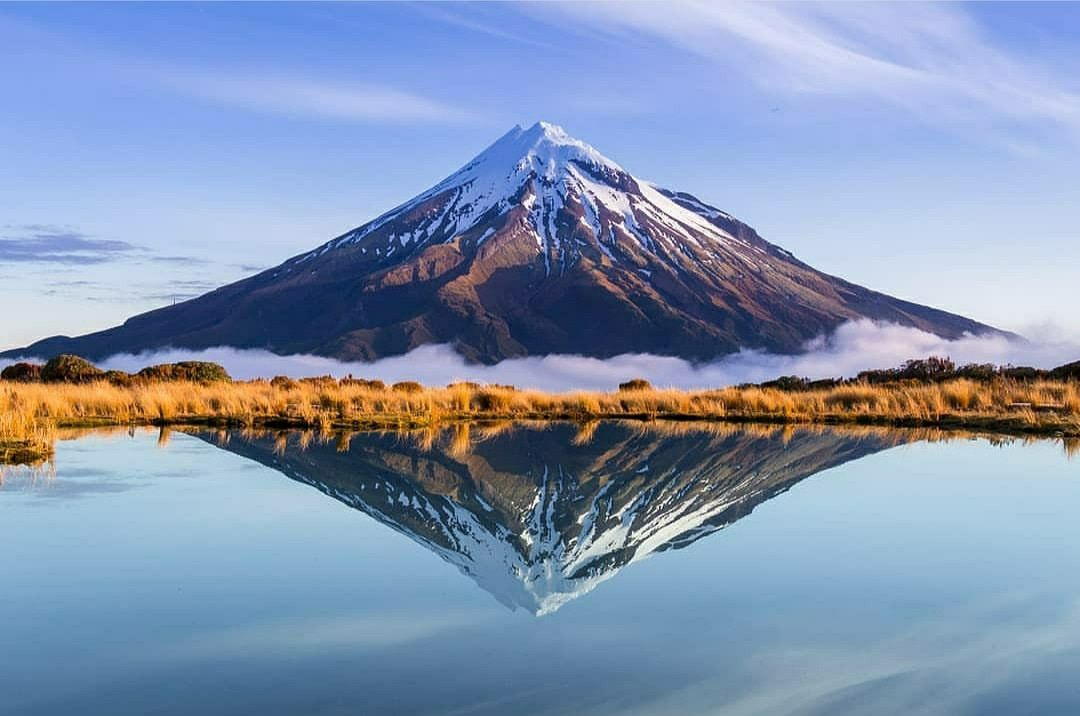
#> input picture Ph 21/A3/volcano.jpg, 1080 x 716 px, found by its file name
$ python image_trial.py   (older library calls are emulated)
#> lines starting #> are read from the running program, lines starting #| are printed output that depends on the picture

"""
Ph21 A3

Kyriacos Xanthos

This program uses different methods for
edge detection  on different images


"""

from PIL import Image
from PIL import ImageFilter
import numpy as np
import cv2
from matplotlib import pyplot as plt
from scipy.ndimage import filters


im = Image.open("/Users/lysi2/Documents/UNI_Caltech/Ph_21/A3/volcano.jpg")
#> im is the input picture: PIL image 1080x716 RGB; mean R, G, B 130.8, 148.5, 177.1

img = cv2.imread('volcano.jpg', 0)
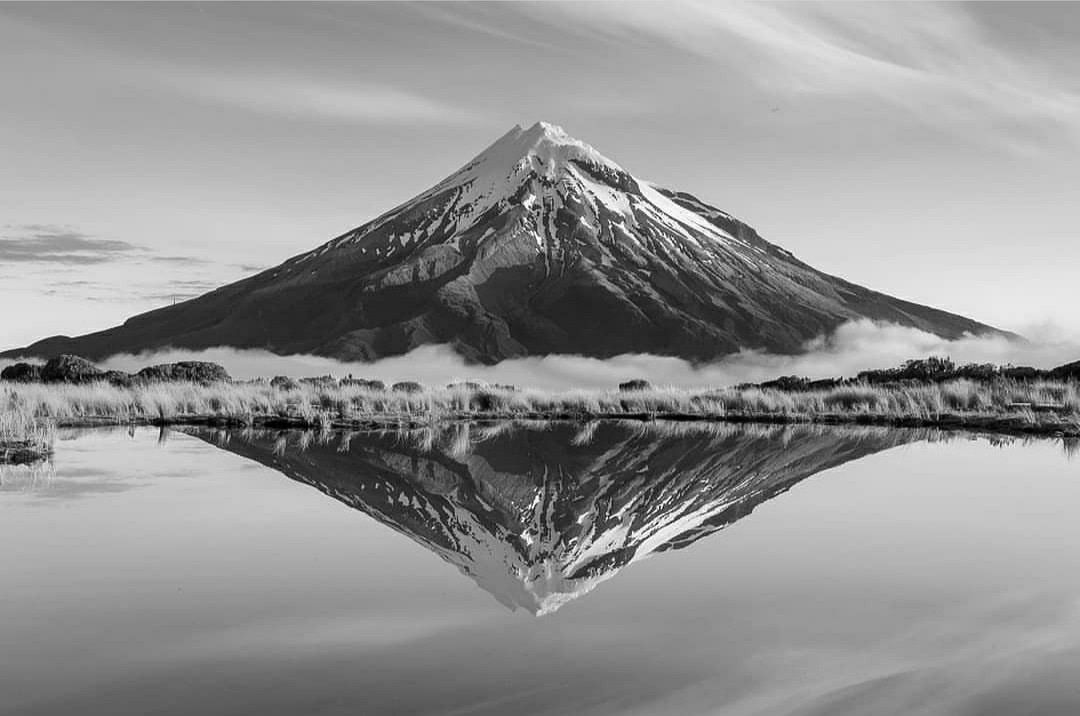
#> img: shape (716, 1080); min 0, max 255, mean 146.5

print(im.format, im.size, im.mode)
#| JPEG (1080, 716) RGB


def general_edges(input_image):
    imageWithEdges = input_image.filter(ImageFilter.FIND_EDGES)
    return imageWithEdges


def save_image(output_image, name):
    output_image.save(fp = name, format = "JPEG")


#original image

im_edges = general_edges(im)

#save_image(im_edges, name = "original_with_edges.png")

#using different blurs
im2 = im.filter(ImageFilter.GaussianBlur(radius = 0.5))
im3 = im.filter(ImageFilter.GaussianBlur(radius = 0.7))
im4 = im.filter(ImageFilter.GaussianBlur(radius = 1))
im2_edges = general_edges(im2)
im3_edges = general_edges(im3)
#> in general_edges (call 3), `imageWithEdges = input_image.filter(ImageFilter.FIND_EDGES)`:
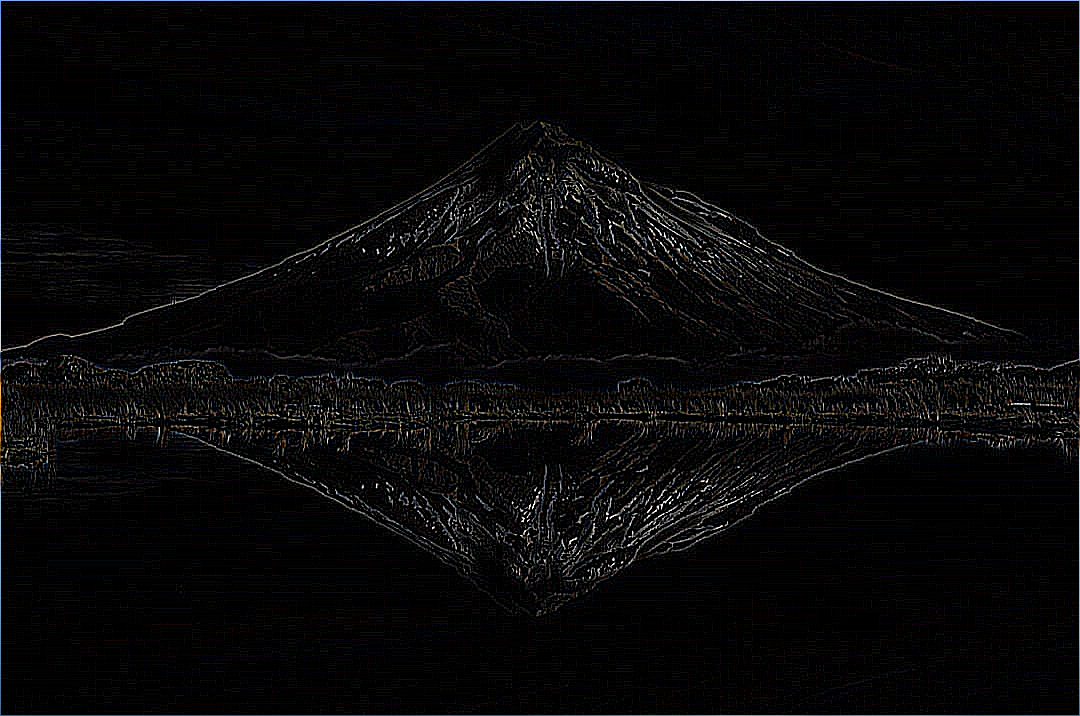
#> imageWithEdges: PIL image 1080x716 RGB; mean R, G, B 8.1, 8.1, 8.3
im4_edges = general_edges(im4)

all_methods_blurs = [im_edges, im2_edges, im3_edges, im4_edges]

def all_plots_blurs(all_methods_blurs):
    for blr in all_methods_blurs:
        plt.subplot(121),plt.imshow(img,cmap = 'gray')
        plt.title('Original Image'), plt.xticks([]), plt.yticks([])
        plt.subplot(122),plt.imshow(blr,cmap = 'gray')
        plt.title('Diff blur Edge Image'), plt.xticks([]), plt.yticks([])
        #plt.savefig("trial_both.png", dpi = 300)
        plt.show()
#> this loop made 4 passes
#> pass 1, in all_plots_blurs, `plt.show()`:
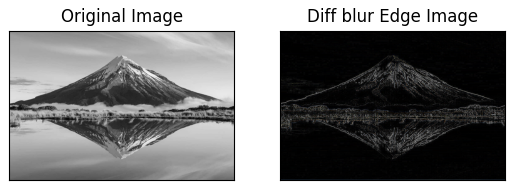
#> figure drawn by matplotlib, 2 panels

all_plots_blurs(all_methods_blurs)

# Part 5


sigmas = [0.1, 0.5, 1., 2.]

def gauss_der(im, sigma):
    Gx = np.zeros(im.shape);
    Gy = np.zeros(im.shape);
    # computing the x derivative
    filters.gaussian_filter(im, sigma=sigma, order=[1, 0], output=Gx,
                            mode='nearest')
    #computing the y derivative
    filters.gaussian_filter(im, sigma=sigma, order=[0, 1], output=Gy,
                            mode='nearest')
    magnitude = np.sqrt(Gx**2 + Gy**2)
    return magnitude


blurred = im.filter(ImageFilter.GaussianBlur(radius=1))
gray_blurred = np.array(blurred.convert('L'))


def diff_sigma_plots(sigmas):
    for sigma in sigmas:
        magnitude = gauss_der(gray_blurred, sigma)
        plt.imshow(magnitude,cmap = 'gray')
        plt.title('First derivative of gaussian with width:  ' + str(sigma)), plt.xticks([]), plt.yticks([])
        #plt.savefig("gauss1_der_blur" + str(sigma) +".png", dpi = 200)
        plt.show()

diff_sigma_plots(sigmas)


# Part 6


# Canny
edges_canny = cv2.Canny(img, 100, 100)
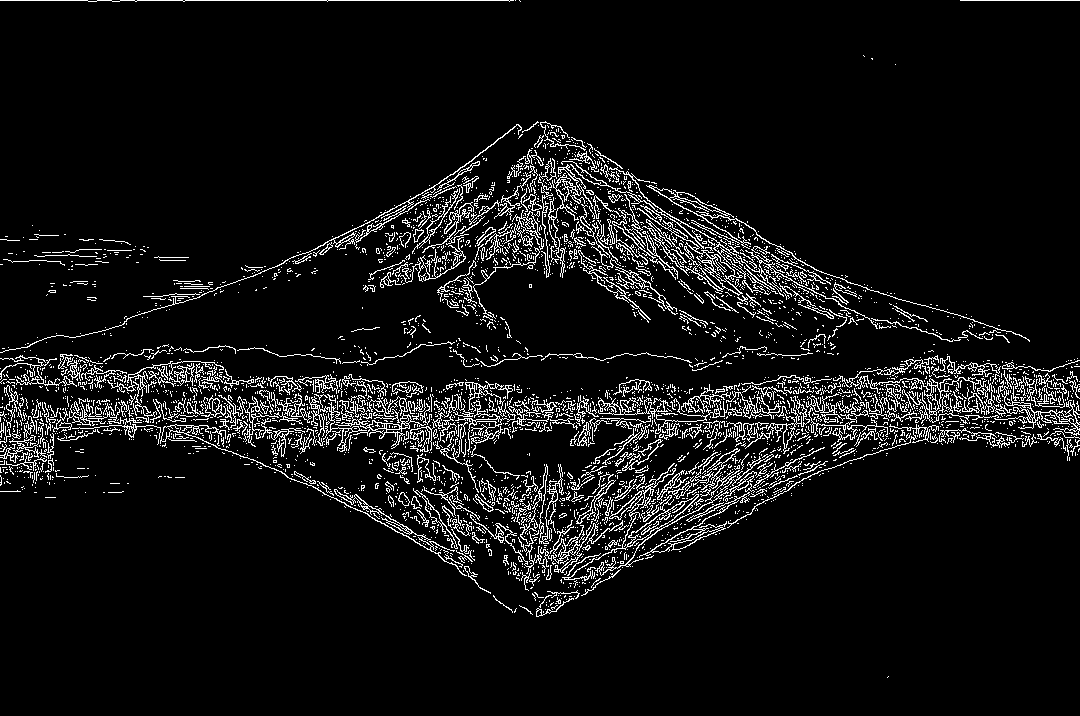
#> edges_canny: shape (716, 1080); 7% white in thin lines or dots

# Sobel
sobel_x = cv2.Sobel(img, cv2.CV_64F, 1, 0, ksize=5)
sobel_y = cv2.Sobel(img, cv2.CV_64F, 0, 1, ksize=5)
edges_sobel = np.hypot(sobel_x, sobel_y)
edges_sobel *= 255.0 / np.max(edges_sobel)


# Laplacian
edges_laplacian = cv2.Laplacian(img, cv2.CV_64F)
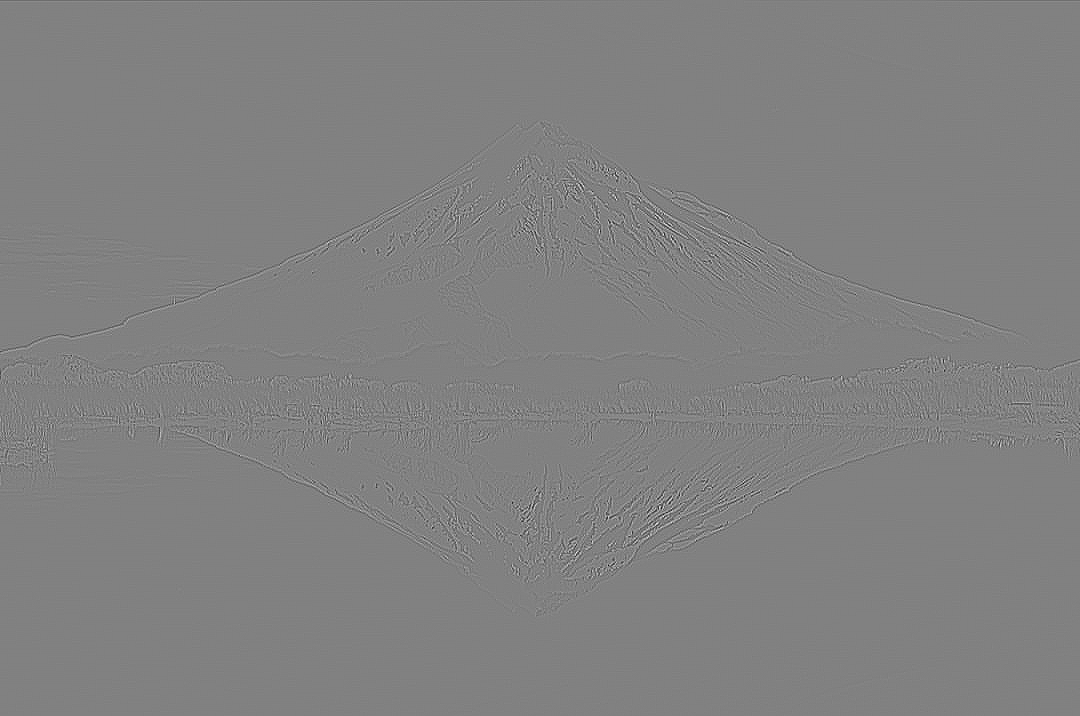
#> edges_laplacian: shape (716, 1080) float64; min -415, max 404, mean 0; drawn with min black and max white


# Scharr
schar_x = cv2.Scharr(img, cv2.CV_64F, 1, 0)
schar_y = cv2.Scharr(img, cv2.CV_64F, 0, 1)
edges_scharr = np.hypot(schar_x, schar_y)
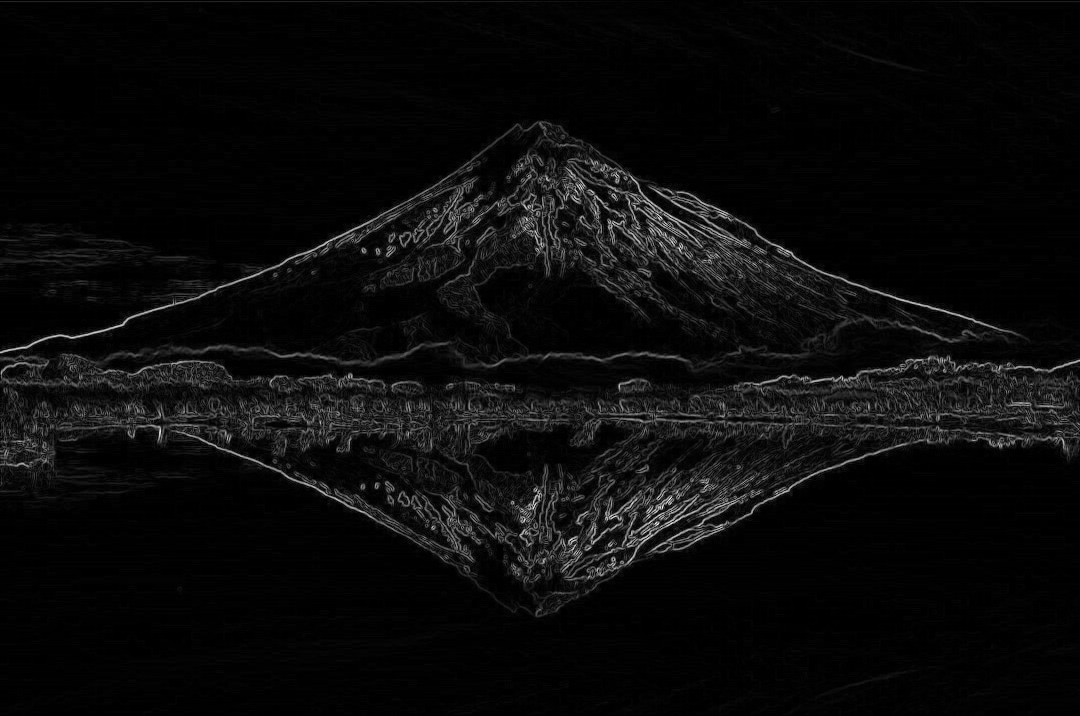
#> edges_scharr: shape (716, 1080) float64; min 0, max 3771.6, mean 164.9; drawn with min black and max white
edges_scharr *= 255.0 / np.max(edges_scharr)


all_methods = [edges_sobel, edges_laplacian, edges_canny, edges_scharr]


def all_plots(all_methods):
    for method in all_methods:
        plt.subplot(121),plt.imshow(img,cmap = 'gray')
        plt.title('Original Image'), plt.xticks([]), plt.yticks([])
        plt.subplot(122),plt.imshow(method,cmap = 'gray')
        plt.title('Edge using Sobel'), plt.xticks([]), plt.yticks([])
        #plt.savefig("sobel.png", dpi = 300)
        plt.show()

all_plots(all_methods)
